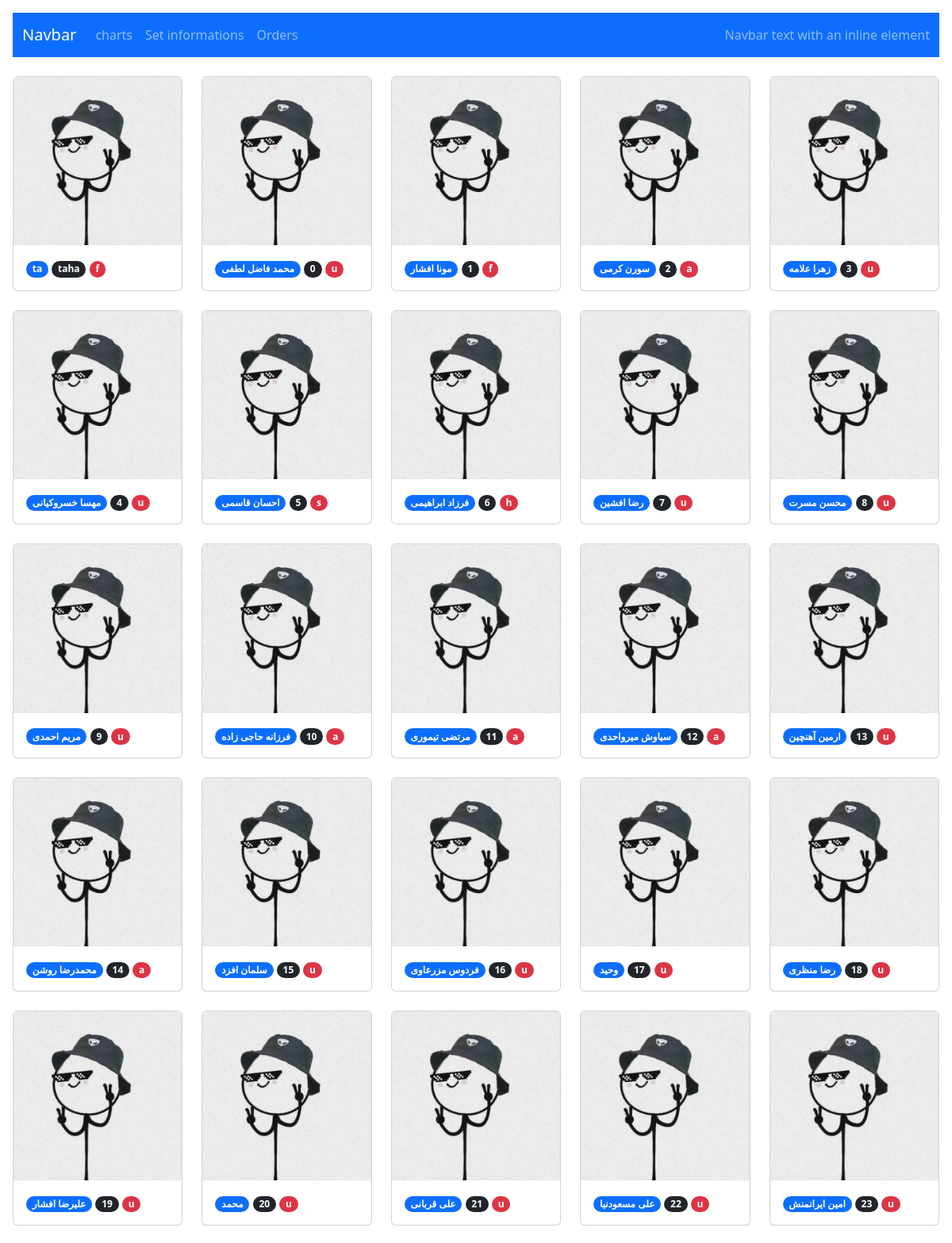
The page / (upper part) on the database its author committed.
### accounts/models.py (models this page shows, shortened)
class User(AbstractBaseUser):
    status_reason = (
        ('u' , "university"),
        ('h', "highschool"),
        ('a' , "Friend"),
        ('g' , "game"),
        ('s' , "school"),
        ('o' , "other"),
        ('f' , "family"),
        ('i' , "instagram"),
    )
    username = models.CharField(unique=True, max_length=100)
    name = models.CharField(max_length=100, null=True, blank=True)
    is_admin = models.BooleanField(default=False)
    is_active = models.BooleanField(default=True)
    Avatar = models.ImageField(upload_to="images/Avatar",blank=True,null=True)
    code = models.IntegerField(blank=True,null=True)
    reason = models.CharField(max_length=1,choices = status_reason)
    city = models.ForeignKey(City,on_delete=models.CASCADE,related_name="user")
    USERNAME_FIELD = 'username'
    REQUIRED_FIELDS = ['name']
    objects = MyUserManager()

### info/views.py (the view)
# urls.py: 2. Add a URL to urlpatterns:  path('', views.home, name='home')
def home(request):
    users = User.objects.all()
    return render(request,'info/homeSecond.html',{'users' : users})

### info/templates/info/homeSecond.html (shortened to what this page needs)
{% extends 'info/base.html' %}
{% load static %}
{% block content %}
<div class="row row-cols-2 row-cols-md-5 g-4">
    {% for user in users %}
          <div class="col">
            <div class="card">
                <img src="{% if user.Avatar %}{{user.Avatar.url}}{% else %}{% static 'panel/m.jfif' %}{% endif %}" >
              <div class="card-body">
                <span class="badge rounded-pill text-bg-primary">{{user.name}}</span>
                <span class="badge rounded-pill text-bg-dark">{{user.username}}</span>
                <span class="badge rounded-pill text-bg-danger">{{user.reason}}</span>
              </div>
            </div>
          </div>
    {% endfor %}
</div>
{% endblock %}

### rows shown on the page
User: name "ta", username "taha", reason "f"
User: name "محمد فاضل لطفی", username "0", reason "u"
User: name "مونا افشار", username "1", reason "f"
User: name "سورن کرمی", username "2", reason "a"
User: name "زهرا علامه", username "3", reason "u"
User: name "مهسا خسروکیانی", username "4", reason "u"
User: name "احسان قاسمی", username "5", reason "s"
User: name "فرزاد ابراهیمی", username "6", reason "h"
User: name "رضا افشین", username "7", reason "u"
User: name "محسن مسرت", username "8", reason "u"
User: name "مریم احمدی", username "9", reason "u"
User: name "فرزانه حاجی زاده", username "10", reason "a"
User: name "مرتضی تیموری", username "11", reason "a"
User: name "سیاوش میرواحدی", username "12", reason "a"
User: name "ارمین آهنچین", username "13", reason "u"
User: name "محمدرضا روشن", username "14", reason "a"
User: name "سلمان افزد", username "15", reason "u"
User: name "فردوس مزرعاوی", username "16", reason "u"
User: name "وحید", username "17", reason "u"
User: name "رضا منظری", username "18", reason "u"
User: name "علیرضا افشار", username "19", reason "u"
User: name "محمد", username "20", reason "u"
User: name "علی قربانی", username "21", reason "u"
User: name "علی مسعودنیا", username "22", reason "u"
User: name "امین ایرانمنش", username "23", reason "u"
